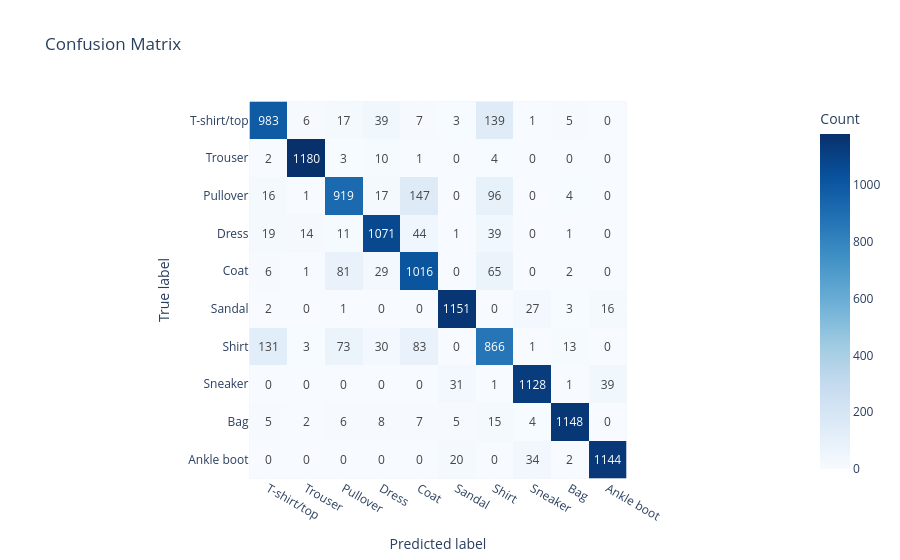

This figure's notebook cell:
### Markdown cell above
### Problem 3d: Create Confusion Matrix

An often easier way to understand model performance is with a confuction matrix, which show how often predictions match the true labels and where errors occur. 

---

#### Refresher:
1. **Precision**: Measures the accuracy of positive predictions for a class.
  $$
  \text{Precision} = \frac{\text{True Positives}}{\text{True Positives} + \text{False Positives}}
  $$

2. **Recall**: Measures the ability to identify all positive samples for a class.
  $$
  \text{Recall} = \frac{\text{True Positives}}{\text{True Positives} + \text{False Negatives}}
  $$

---

**Tasks**:
1. **Hand-implement a confusion matrix**:
  - Use numpy operations to compute a 10x10 matrix where rows represent true labels and columns represent predicted labels.
  
2. **Visualize the confusion matrix**:
  - Use a [heatmap](https://plotly.com/python/heatmaps/) to display the matrix for better interpretability. Y axis should be the true label and the X axis should be the predicted label. 

3. **Using your confusion matrix, evaluate performance**:
  - Compute overall test accuracy.
  - Calculate precision and recall for each class using the confusion matrix.

### Code cell
# Initialize confusion matrix with zeros
conf_matrix = np.zeros((len(class_names), len(class_names)), dtype=int)
class_to_idx = {class_name: idx for idx, class_name in enumerate(class_names)}

# Fill the confusion matrix by counting predictions and plot it as a heatmap
for _, row in test_df.iterrows():
    true_idx = class_to_idx[row["label"]]
    pred_idx = class_to_idx[row["predicted_label"]]
    conf_matrix[true_idx, pred_idx] += 1

fig = px.imshow(
    conf_matrix,
    x=class_names,
    y=class_names,
    text_auto=True,
    color_continuous_scale="Blues",
    labels={"x": "Predicted label", "y": "True label", "color": "Count"},
    title="Confusion Matrix"
)
fig.show()

### Figure 1 — Plotly figure (JSON) as saved in the notebook; plotly's stock layout.template omitted (floating-point values rounded to 4 significant figures)
{"data": [{"coloraxis": "coloraxis", "hovertemplate": "Predicted label: %{x}<br>True label: %{y}<br>Count: %{z}<extra></extra>", "name": "0", "texttemplate": "%{z}", "type": "heatmap", "x": ["T-shirt/top", "Trouser", "Pullover", "Dress", "Coat", "Sandal", "Shirt", "Sneaker", "Bag", "Ankle boot"], "xaxis": "x", "y": ["T-shirt/top", "Trouser", "Pullover", "Dress", "Coat", "Sandal", "Shirt", "Sneaker", "Bag", "Ankle boot"], "yaxis": "y", "z": [[983, 6, 17, 39, 7, 3, 139, 1, 5, 0], [2, 1180, 3, 10, 1, 0, 4, 0, 0, 0], [16, 1, 919, 17, 147, 0, 96, 0, 4, 0], [19, 14, 11, 1071, 44, 1, 39, 0, 1, 0], [6, 1, 81, 29, 1016, 0, 65, 0, 2, 0], [2, 0, 1, 0, 0, 1151, 0, 27, 3, 16], [131, 3, 73, 30, 83, 0, 866, 1, 13, 0], [0, 0, 0, 0, 0, 31, 1, 1128, 1, 39], [5, 2, 6, 8, 7, 5, 15, 4, 1148, 0], [0, 0, 0, 0, 0, 20, 0, 34, 2, 1144]]}], "layout": {"coloraxis": {"colorbar": {"title": {"text": "Count"}}, "colorscale": [[0, "rgb(247,251,255)"], [0.125, "rgb(222,235,247)"], [0.25, "rgb(198,219,239)"], [0.375, "rgb(158,202,225)"], [0.5, "rgb(107,174,214)"], [0.625, "rgb(66,146,198)"], [0.75, "rgb(33,113,181)"], [0.875, "rgb(8,81,156)"], [1, "rgb(8,48,107)"]]}, "title": {"text": "Confusion Matrix"}, "xaxis": {"anchor": "y", "constrain": "domain", "domain": [0, 1], "scaleanchor": "y", "title": {"text": "Predicted label"}}, "yaxis": {"anchor": "x", "autorange": "reversed", "constrain": "domain", "domain": [0, 1], "title": {"text": "True label"}}}}
